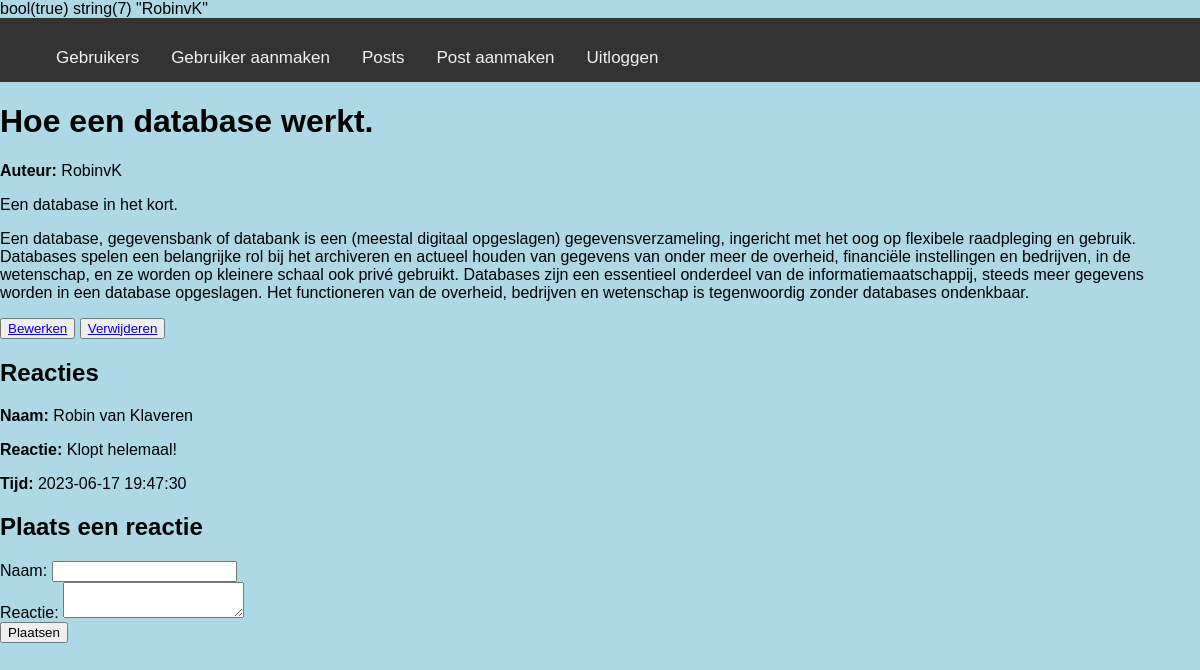
The app's page /post.php?id=4 (signed in) with its own data.
### tables this page shows
CREATE TABLE `posts` (
  `id` int(10) NOT NULL,
  `title` varchar(100) DEFAULT NULL,
  `description` varchar(255) DEFAULT NULL,
  `content` text DEFAULT NULL,
  `created_on` datetime DEFAULT NULL,
  `updated_on` timestamp NOT NULL DEFAULT current_timestamp() ON UPDATE current_timestamp(),
  `deleted_on` datetime DEFAULT NULL,
  `user_id` int(10) DEFAULT NULL
);

CREATE TABLE `users` (
  `id` int(10) NOT NULL,
  `username` varchar(100) DEFAULT NULL,
  `password` varchar(255) DEFAULT NULL
);

CREATE TABLE `comments` (
  `id` int(10) NOT NULL,
  `post_id` int(10) DEFAULT NULL,
  `name` varchar(100) DEFAULT NULL,
  `message` text DEFAULT NULL,
  `created_on` timestamp NOT NULL DEFAULT current_timestamp() ON UPDATE current_timestamp()
);

### Classes/Post.php (called while the page is built, shortened)
<?php
require_once 'DbConnection.php';
class Post
{
    protected $db;
    public function __construct()
    {
        $this->db = new DbConnection('localhost', 'root', '', 'Blog');
    }
    public function getPostById($postId)
    {
        $conn = $this->db->getConn();
        $stmt = $conn->prepare(
            "SELECT posts.id, posts.title, posts.description, posts.content, users.username, posts.user_id
            FROM posts
            INNER JOIN users ON posts.user_id = users.id
            WHERE posts.id = ?"
        );
        $stmt->bind_param("i", $postId);
        $stmt->execute();
        $result = $stmt->get_result();
        return $result->fetch_assoc();
    }
}
?>

### Classes/DbConnection.php (called while the page is built, shortened)
<?php
class DbConnection
{
    public function __construct($host, $username, $password, $database)
    {
        $this->conn = new mysqli($host, $username, $password, $database);
    }
}
?>

### Classes/User.php (called while the page is built, shortened)
<?php
require_once 'DbConnection.php';
class User
{
    protected $db;
    public function __construct()
    {
        $this->db = new DbConnection('localhost', 'root', '', 'Blog');
    }
    public function getUserByUsername($username)
    {
        $conn = $this->db->getConn();
        $stmt = $conn->prepare("SELECT * FROM users WHERE username = ?");
        $stmt->bind_param("s", $username);
        $stmt->execute();
        $result = $stmt->get_result();
        return $result->fetch_assoc();
    }
    public function isAuthor($username, $postId)
    {
        $user = $this->getUserByUsername($username);
        $postInstance = new Post();
        $post = $postInstance->getPostById($postId);
        if ($post && $post['user_id'] == $user['id']) {
            return true;
        }
        return false;
    }
}
?>

### Classes/Comment.php (called while the page is built, shortened)
<?php
require_once 'DbConnection.php';
class Comment
{
    protected $db;
    public function __construct()
    {
        $this->db = new DbConnection('localhost', 'root', '', 'Blog');
    }
    public function getCommentsByPostId($postId)
    {
        $conn = $this->db->getConn();
        $stmt = $conn->prepare("SELECT * FROM comments WHERE post_id = ? ORDER BY created_on ASC");
        $stmt->bind_param("i", $postId);
        $stmt->execute();
        $result = $stmt->get_result();
        return $result->fetch_all(MYSQLI_ASSOC);
    }
}
?>

### post.php (the view, shortened to what this page needs)
<?php
require_once 'Classes/Post.php';
require_once 'Classes/Comment.php';
require_once 'Classes/User.php';
$postId = $_GET['id'];
$userInstance = new User();
$loggedInUsername = $_SESSION['username'];
$isAuthor = $userInstance->isAuthor($loggedInUsername, $postId);
var_dump($isAuthor);
var_dump($loggedInUsername);
$postInstance = new Post();
$commentInstance = new Comment();
$post = $postInstance->getPostById($postId);
$comments = $commentInstance->getCommentsByPostId($postId);
?>
<!DOCTYPE html>
<html>
<head>
    <link rel="stylesheet" type="text/css" href="CSS/posts.css">
</head>
<header id="header">
<?php include 'header.php'; ?>
</header>
<body>
    <h1><?php echo $post['title']; ?></h1>
    <p><strong>Auteur:</strong> <?php echo $post['username']; ?></p>
    <p><?php echo $post['description']; ?></p>
    <p><?php echo $post['content']; ?></p>
    <?php if ($isAuthor) : ?>
        <button><a id="coolbutton" href="Backend/edit_post.php?id=<?php echo $post['id']; ?>">Bewerken</a></button>
        <button><a id="coolbutton" href="Backend/delete_post.php?id=<?php echo $post['id']; ?>">Verwijderen</a></button>
    <?php endif; ?>
    <h2>Reacties</h2>
    <?php if (is_array($comments)) : ?>
        <?php foreach ($comments as $comment) : ?>
            <div class="comment">
                <p><strong>Naam:</strong> <?php echo $comment['name']; ?></p>
                <p><strong>Reactie:</strong> <?php echo $comment['message']; ?></p>
                <p><strong>Tijd:</strong> <?php echo $comment['created_on']; ?></p>
            </div>
        <?php endforeach; ?>
    <?php else : ?>
        <p>Er zijn geen reacties.</p>
    <?php endif; ?>
    <h2>Plaats een reactie</h2>
    <form method="POST" action="">
        <label for="name">Naam:</label>
        <input type="text" name="name" id="name" required><br>
        <label for="message">Reactie:</label>
        <textarea name="message" id="message" required></textarea><br>
        <input type="submit" name="add_comment" value="Plaatsen">
    </form>
</body>
</html>

### CSS/posts.css (style rules this page uses)
body { background-color: lightblue; }

### CSS/header.css (style rules this page uses)
body { margin: 0; font-family: Arial, Helvetica, sans-serif; }

### records on screen
posts: title "Hoe een database werkt.", user.username "RobinvK", description "Een database in het kort.", content "Een database, gegevensbank of databank is een (meestal digitaal opgeslagen) gegevensverzameling, ingericht met het oog op flexibele raadpleging en gebruik. Databases spelen een belangrijke rol bij het archiveren en actueel houden van gegevens van onder meer de overheid, financiële instellingen en bedrijven, in de wetenschap, en ze worden op kleinere schaal ook privé gebruikt. Databases zijn een essentieel onderdeel van de informatiemaatschappij, steeds meer gegevens worden in een database opgeslagen. Het functioneren van de overheid, bedrijven en wetenschap is tegenwoordig zonder databases ondenkbaar."
comments: name "Robin van Klaveren", message "Klopt helemaal!", created_on "2023-06-17 19:47:30"
